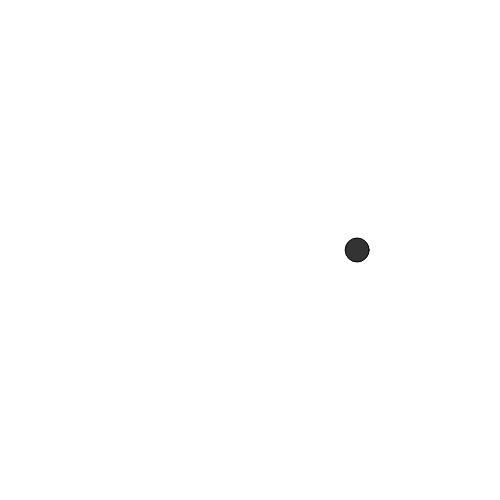
Frame 1 (no input)
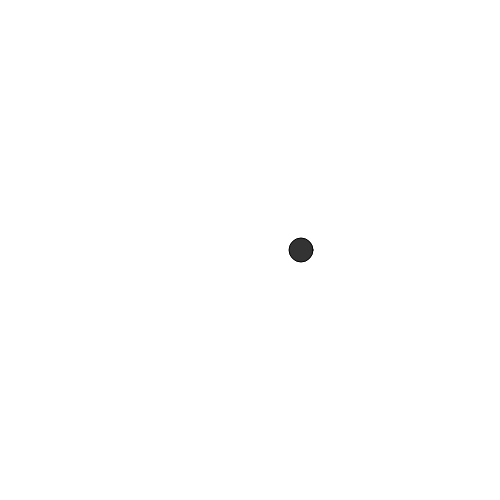
Frame 60 (no input)
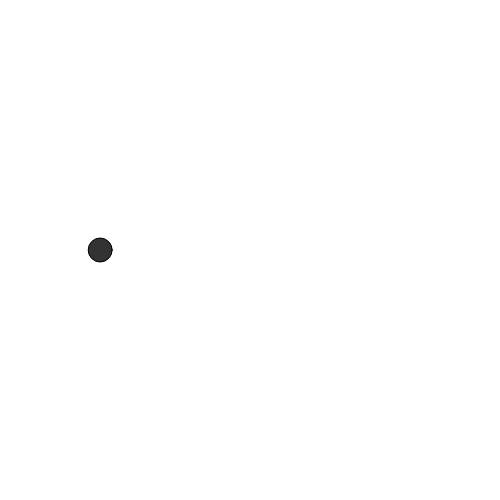
Frame 120 (the mouse pressed at the canvas centre since frame 60)

The p5.js sketch that drew these frames (run headless with seeded random() and noise() and a simulated clock; from frame 60 on, the mouse is pressed at the canvas centre):

// p5.js sketch
// ── sketch.js

function setup() {
    createCanvas(500, 500);
    frameRate(30);
}

function draw() {
    clear();
    fill(51);

    // line parameters
    x = random(width);
    ellipse(x, height/2, 24, 24);
}
